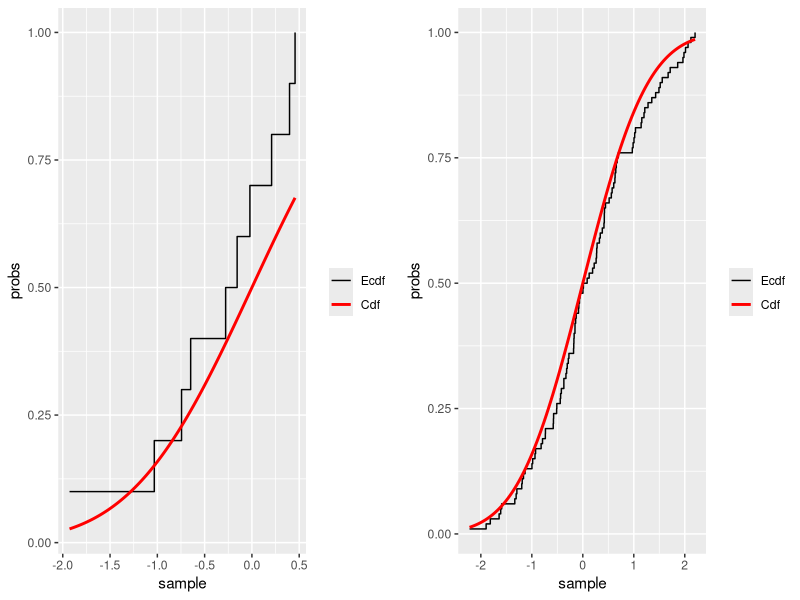
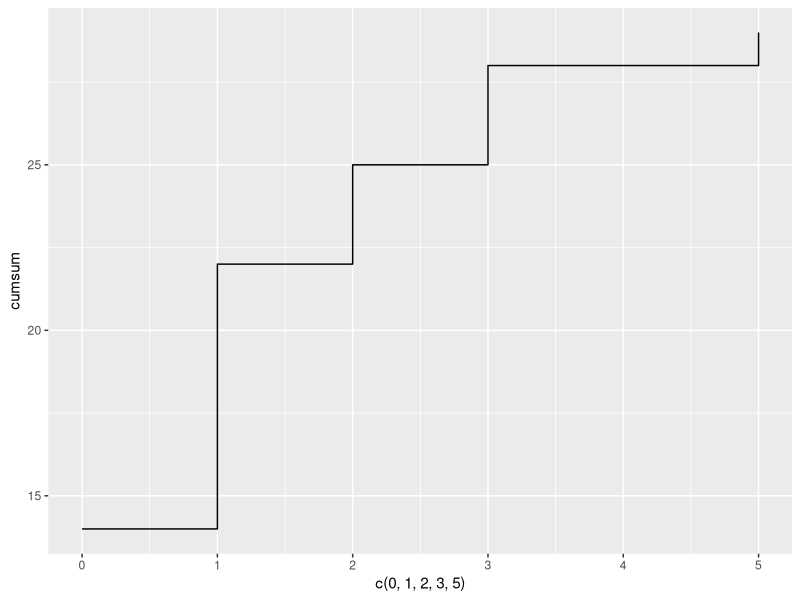
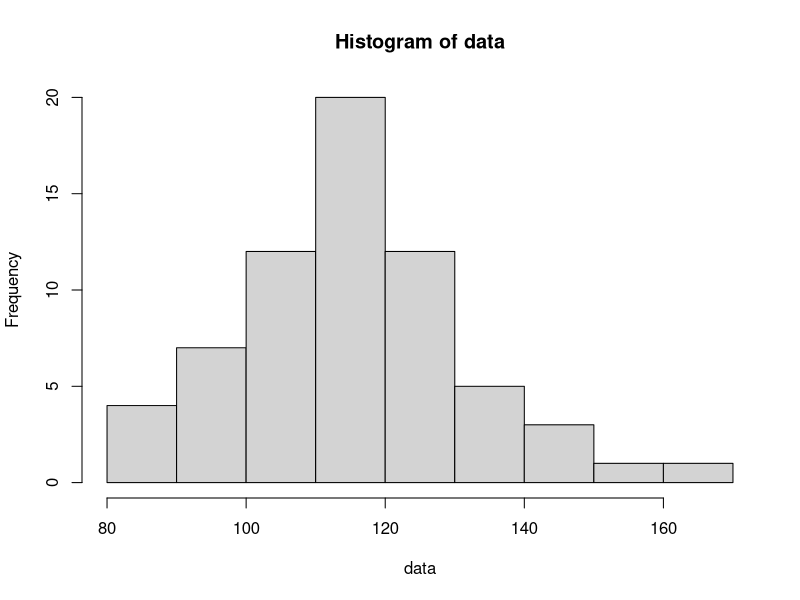
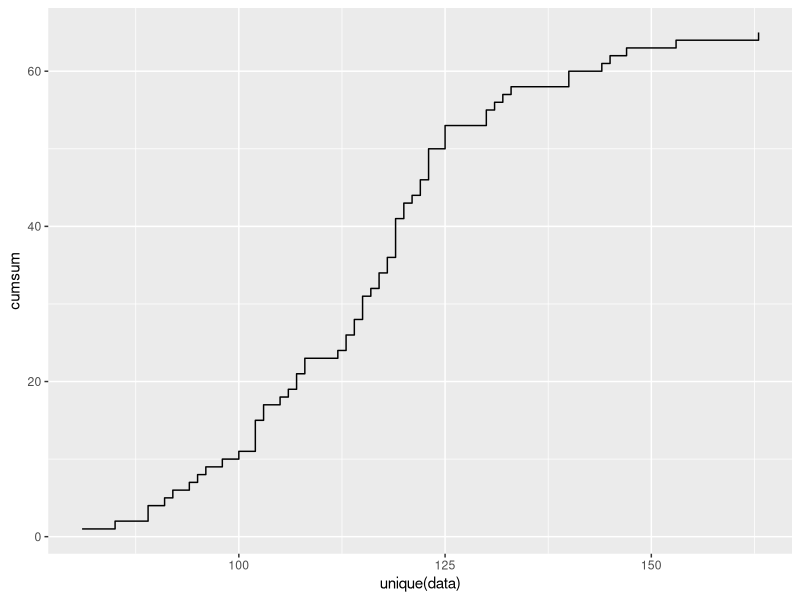
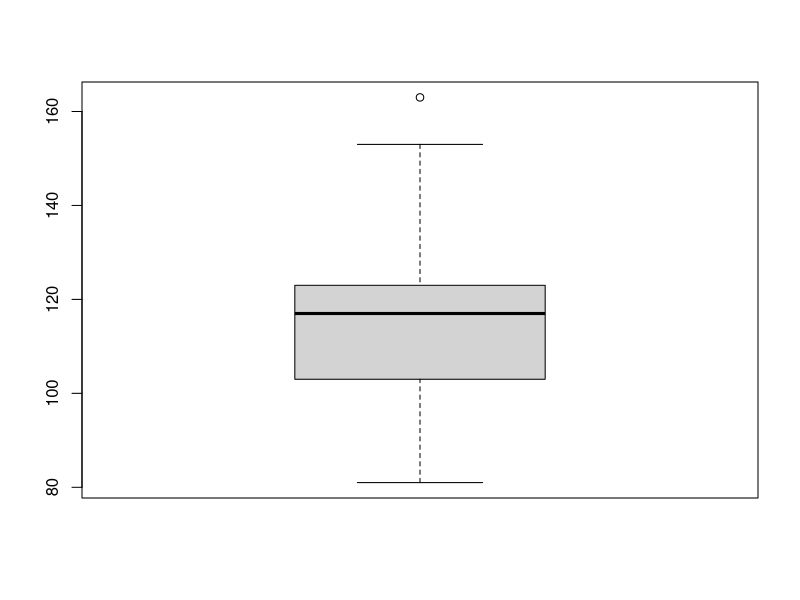
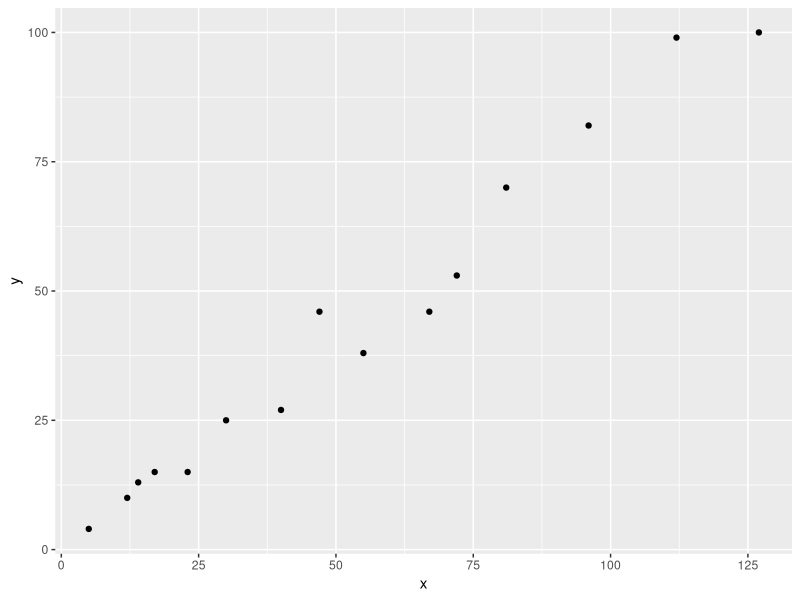
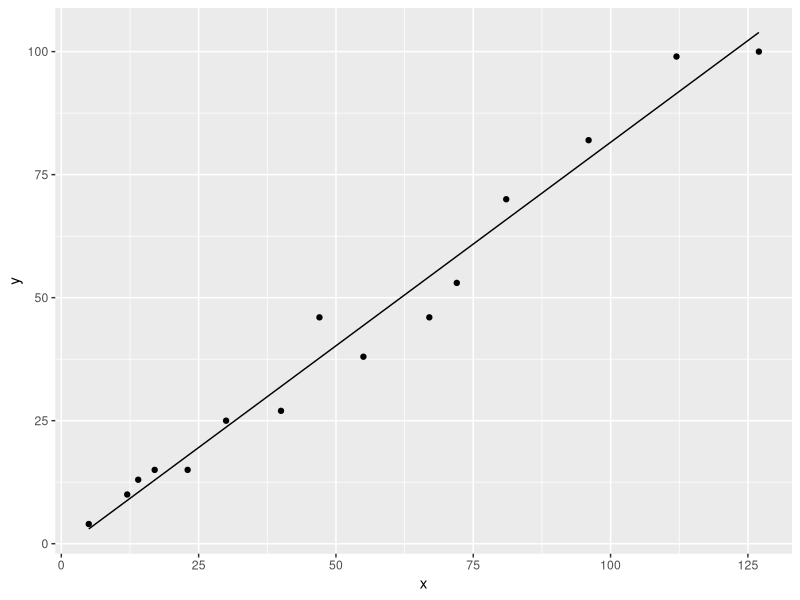
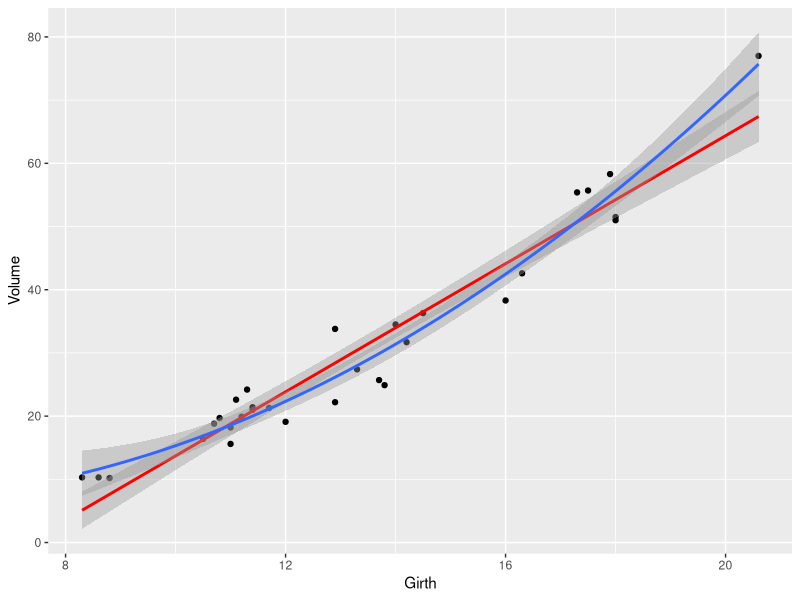

Source code (R) for these figures, in order:
#4

library(ggplot2)
library(gridExtra)
df1 <- data.frame(sample = sort(rnorm(10)),
                  probs = seq(0.1,1,0.1))

p1 <- ggplot(df1, aes(x = sample,y = probs)) + 
    geom_step(aes(color = "black")) +
    stat_function(fun = pnorm, aes(x = sample,color = "red"), size = 1) + 
    scale_color_manual(name =  "",values = c("black" , "red"),
                       labels = c("Ecdf","Cdf"))


df2 <- data.frame(sample = sort(rnorm(100)),
                  probs = seq(0.01,1,0.01))


p2 <- ggplot(df2, aes(x = sample,y = probs)) + 
  geom_step(aes(color = "black")) +
  stat_function(fun = pnorm, aes(x = sample,color = "red"), size = 1) + 
  scale_color_manual(name =  "",values = c("black" , "red"),
                     labels = c("Ecdf","Cdf"))

grid.arrange(p1, p2, ncol=2)


#5

data <- c(138,164,150,132,144,125,149,157,146,158,140,147,136,
          148,152,144,168,126,138,176,163,119,154,165,146,173,
          142,147,135,153,140,135,161,145,135,142,150,156,145,128)
stem(data)
table(data)
summary(data)
var(data)
sd(data)

getmode <- function(v) {
  uniqv <- unique(v)
  uniqv[which.max(tabulate(match(v, uniqv)))]
}

getmode(data)


#6

data <- c(0,2,0,0,1,3,0,3,1,1,0,0,1,2,00,0,1,1,3,0,1,0,0,0,5,1,0,2,0)
table(data)
df <- data.frame(cumsum(table(data)))
qplot(x = c(0,1,2,3,5), y = df$cumsum.table.data.., geom = "step", ylab = "cumsum")
median(data)
quantile(data,0.6)


#7
data <- c(117,140,107,102, 95, 132,163,123,103,144,123,92,
          89,102,112,115,123,130,102,119,100,106,115,145,115,
          108,122,113,153,116,120,113,140,117,119,121,130,114,
          107,125,123,91,120,125,125,103,133,102,131,147,108,
          89,118,119,114,119,81,85,122,94,96,118,119,98,105)


data <- sort(data)
summary(data)
range(data)
getmode(data)
IQR(data)

hist(data)
df <- data.frame(cumsum(table(data)))

qplot(x = unique(data), y = df$cumsum.table.data.., geom = "step", ylab = "cumsum")


#Skewness = E(((X-mu)/sigma)^3)
mean(((data-mean(data))/sd(data))^3)

#Kurtosis = E(((X-mu)/sigma)^4)
mean(((data-mean(data))/sd(data))^4)
#Nvm: see Wikipedia... Kurtosis = m4/m2^2 - 3
#fuck it: using package

library(e1071)
kurtosis(data)
skewness(data)

boxplot(data)




#8
x <- c(5,12 ,14,17,23 ,30 ,40 ,47 ,55 ,67 ,72 ,81 ,96 ,112,127)
y <- c(4,10,13,15,15,25,27,46,38,46,53,70,82,99,100)
data <- data.frame(x = x, y = y)

ggplot(data, aes(x,y)) + geom_point()


xhat = mean(x)
yhat = mean(y)
sx = sd(x)
sy = sd(y)
sxy = cov(x,y)
cxy = cor(x,y)

a <- sxy/(sx^2)
b <- yhat - a*xhat

linearf <- function(x)
{
 return(a*x+b)
}

ggplot(data, aes(x,y)) + geom_point() + stat_function(fun = linearf)


error <- sum((y-(a*x+b))^2)
error




#9
data(trees)
ggplot(trees,aes(x = Girth, y = Volume)) + geom_point()+ geom_smooth(method='lm',formula=y~x, color = "red") + geom_smooth(method='lm',formula = y ~ poly(x, 2))

corxy <- cor(x,y)
corxy
